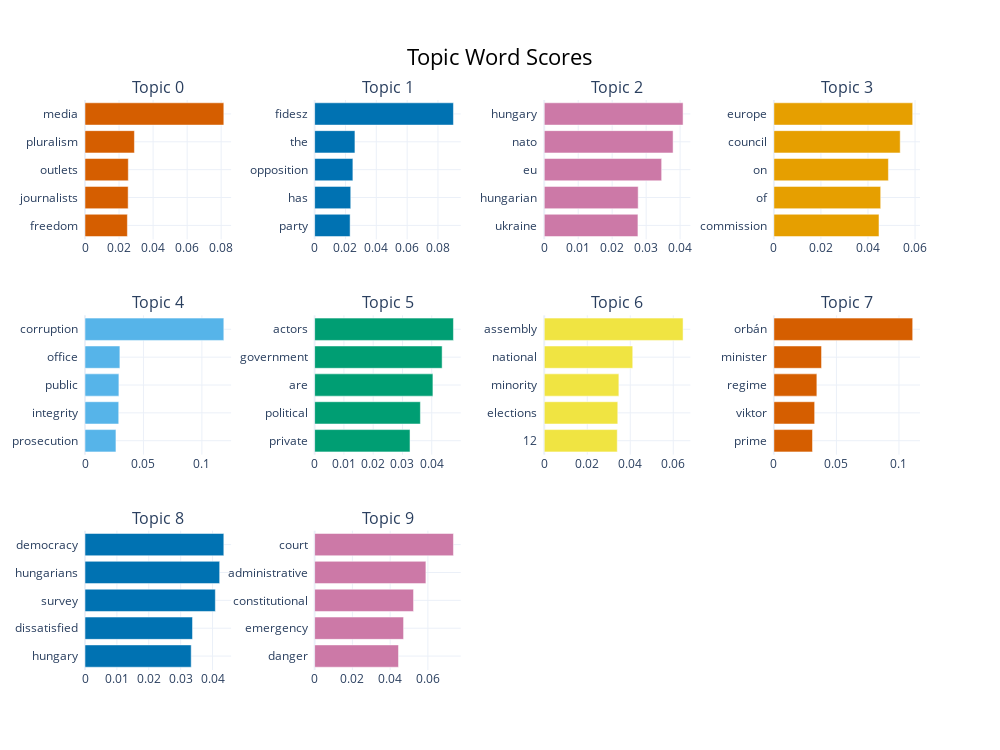

Notebook code for this chart:
### Code cell
# visualize topic words/n_grams
model.visualize_barchart(top_n_topics=10)

### Figure 1 — Plotly figure (JSON) as saved in the notebook; plotly's stock layout.template omitted (floating-point values rounded to 4 significant figures)
{"data": [{"marker": {"color": "#D55E00"}, "orientation": "h", "type": "bar", "x": [0.02491, 0.02535, 0.02544, 0.02903, 0.08156], "xaxis": "x", "y": ["freedom  ", "journalists  ", "outlets  ", "pluralism  ", "media  "], "yaxis": "y"}, {"marker": {"color": "#0072B2"}, "orientation": "h", "type": "bar", "x": [0.02302, 0.02343, 0.02481, 0.02615, 0.09003], "xaxis": "x2", "y": ["party  ", "has  ", "opposition  ", "the  ", "fidesz  "], "yaxis": "y2"}, {"marker": {"color": "#CC79A7"}, "orientation": "h", "type": "bar", "x": [0.02759, 0.02766, 0.03457, 0.03793, 0.04088], "xaxis": "x3", "y": ["ukraine  ", "hungarian  ", "eu  ", "nato  ", "hungary  "], "yaxis": "y3"}, {"marker": {"color": "#E69F00"}, "orientation": "h", "type": "bar", "x": [0.04467, 0.04539, 0.04867, 0.05369, 0.05899], "xaxis": "x4", "y": ["commission  ", "of  ", "on  ", "council  ", "europe  "], "yaxis": "y4"}, {"marker": {"color": "#56B4E9"}, "orientation": "h", "type": "bar", "x": [0.02647, 0.02885, 0.029, 0.02984, 0.1188], "xaxis": "x5", "y": ["prosecution  ", "integrity  ", "public  ", "office  ", "corruption  "], "yaxis": "y5"}, {"marker": {"color": "#009E73"}, "orientation": "h", "type": "bar", "x": [0.03258, 0.03612, 0.0404, 0.04355, 0.04741], "xaxis": "x6", "y": ["private  ", "political  ", "are  ", "government  ", "actors  "], "yaxis": "y6"}, {"marker": {"color": "#F0E442"}, "orientation": "h", "type": "bar", "x": [0.03395, 0.0342, 0.03471, 0.04116, 0.06457], "xaxis": "x7", "y": ["12  ", "elections  ", "minority  ", "national  ", "assembly  "], "yaxis": "y7"}, {"marker": {"color": "#D55E00"}, "orientation": "h", "type": "bar", "x": [0.03088, 0.0326, 0.03436, 0.03811, 0.111], "xaxis": "x8", "y": ["prime  ", "viktor  ", "regime  ", "minister  ", "orbán  "], "yaxis": "y8"}, {"marker": {"color": "#0072B2"}, "orientation": "h", "type": "bar", "x": [0.0333, 0.03371, 0.04087, 0.04223, 0.04353], "xaxis": "x9", "y": ["hungary  ", "dissatisfied  ", "survey  ", "hungarians  ", "democracy  "], "yaxis": "y9"}, {"marker": {"color": "#CC79A7"}, "orientation": "h", "type": "bar", "x": [0.04444, 0.04712, 0.0524, 0.05895, 0.07354], "xaxis": "x10", "y": ["danger  ", "emergency  ", "constitutional  ", "administrative  ", "court  "], "yaxis": "y10"}], "layout": {"annotations": [{"font": {"size": 16}, "showarrow": false, "text": "Topic 0", "x": 0.0875, "xanchor": "center", "xref": "paper", "y": 1, "yanchor": "bottom", "yref": "paper"}, {"font": {"size": 16}, "showarrow": false, "text": "Topic 1", "x": 0.3625, "xanchor": "center", "xref": "paper", "y": 1, "yanchor": "bottom", "yref": "paper"}, {"font": {"size": 16}, "showarrow": false, "text": "Topic 2", "x": 0.6375, "xanchor": "center", "xref": "paper", "y": 1, "yanchor": "bottom", "yref": "paper"}, {"font": {"size": 16}, "showarrow": false, "text": "Topic 3", "x": 0.9125, "xanchor": "center", "xref": "paper", "y": 1, "yanchor": "bottom", "yref": "paper"}, {"font": {"size": 16}, "showarrow": false, "text": "Topic 4", "x": 0.0875, "xanchor": "center", "xref": "paper", "y": 0.6222, "yanchor": "bottom", "yref": "paper"}, {"font": {"size": 16}, "showarrow": false, "text": "Topic 5", "x": 0.3625, "xanchor": "center", "xref": "paper", "y": 0.6222, "yanchor": "bottom", "yref": "paper"}, {"font": {"size": 16}, "showarrow": false, "text": "Topic 6", "x": 0.6375, "xanchor": "center", "xref": "paper", "y": 0.6222, "yanchor": "bottom", "yref": "paper"}, {"font": {"size": 16}, "showarrow": false, "text": "Topic 7", "x": 0.9125, "xanchor": "center", "xref": "paper", "y": 0.6222, "yanchor": "bottom", "yref": "paper"}, {"font": {"size": 16}, "showarrow": false, "text": "Topic 8", "x": 0.0875, "xanchor": "center", "xref": "paper", "y": 0.2444, "yanchor": "bottom", "yref": "paper"}, {"font": {"size": 16}, "showarrow": false, "text": "Topic 9", "x": 0.3625, "xanchor": "center", "xref": "paper", "y": 0.2444, "yanchor": "bottom", "yref": "paper"}], "height": 750, "hoverlabel": {"bgcolor": "white", "font": {"family": "Rockwell", "size": 16}}, "showlegend": false, "title": {"font": {"color": "Black", "size": 22}, "text": "Topic Word Scores", "x": 0.5, "xanchor": "center", "yanchor": "top"}, "width": 1000, "xaxis": {"anchor": "y", "autorange": true, "domain": [0, 0.175], "range": [0, 0.08585], "showgrid": true, "type": "linear"}, "xaxis10": {"anchor": "y10", "autorange": true, "domain": [0.275, 0.45], "range": [0, 0.07741], "showgrid": true, "type": "linear"}, "xaxis11": {"anchor": "y11", "domain": [0.55, 0.725], "showgrid": true}, "xaxis12": {"anchor": "y12", "domain": [0.825, 1], "showgrid": true}, "xaxis2": {"anchor": "y2", "autorange": true, "domain": [0.275, 0.45], "range": [0, 0.09477], "showgrid": true, "type": "linear"}, "xaxis3": {"anchor": "y3", "autorange": true, "domain": [0.55, 0.725], "range": [0, 0.04303], "showgrid": true, "type": "linear"}, "xaxis4": {"anchor": "y4", "autorange": true, "domain": [0.825, 1], "range": [0, 0.0621], "showgrid": true, "type": "linear"}, "xaxis5": {"anchor": "y5", "autorange": true, "domain": [0, 0.175], "range": [0, 0.125], "showgrid": true, "type": "linear"}, "xaxis6": {"anchor": "y6", "autorange": true, "domain": [0.275, 0.45], "range": [0, 0.04991], "showgrid": true, "type": "linear"}, "xaxis7": {"anchor": "y7", "autorange": true, "domain": [0.55, 0.725], "range": [0, 0.06796], "showgrid": true, "type": "linear"}, "xaxis8": {"anchor": "y8", "autorange": true, "domain": [0.825, 1], "range": [0, 0.1168], "showgrid": true, "type": "linear"}, "xaxis9": {"anchor": "y9", "autorange": true, "domain": [0, 0.175], "range": [0, 0.04582], "showgrid": true, "type": "linear"}, "yaxis": {"anchor": "x", "autorange": true, "domain": [0.7556, 1], "range": [-0.5, 4.5], "showgrid": true, "type": "category"}, "yaxis10": {"anchor": "x10", "autorange": true, "domain": [0, 0.2444], "range": [-0.5, 4.5], "showgrid": true, "type": "category"}, "yaxis11": {"anchor": "x11", "domain": [0, 0.2444], "showgrid": true}, "yaxis12": {"anchor": "x12", "domain": [0, 0.2444], "showgrid": true}, "yaxis2": {"anchor": "x2", "autorange": true, "domain": [0.7556, 1], "range": [-0.5, 4.5], "showgrid": true, "type": "category"}, "yaxis3": {"anchor": "x3", "autorange": true, "domain": [0.7556, 1], "range": [-0.5, 4.5], "showgrid": true, "type": "category"}, "yaxis4": {"anchor": "x4", "autorange": true, "domain": [0.7556, 1], "range": [-0.5, 4.5], "showgrid": true, "type": "category"}, "yaxis5": {"anchor": "x5", "autorange": true, "domain": [0.3778, 0.6222], "range": [-0.5, 4.5], "showgrid": true, "type": "category"}, "yaxis6": {"anchor": "x6", "autorange": true, "domain": [0.3778, 0.6222], "range": [-0.5, 4.5], "showgrid": true, "type": "category"}, "yaxis7": {"anchor": "x7", "autorange": true, "domain": [0.3778, 0.6222], "range": [-0.5, 4.5], "showgrid": true, "type": "category"}, "yaxis8": {"anchor": "x8", "autorange": true, "domain": [0.3778, 0.6222], "range": [-0.5, 4.5], "showgrid": true, "type": "category"}, "yaxis9": {"anchor": "x9", "autorange": true, "domain": [0, 0.2444], "range": [-0.5, 4.5], "showgrid": true, "type": "category"}}}
